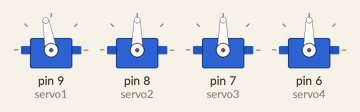
Bench run of a sketch on a simulated Arduino Uno, built with avr-gcc and run on an emulated ATmega328P. Parts: 4 × servo.

Above: at 0.15 s.
Timing chart, 0 to 1.8 s (numbered marks = the images above):
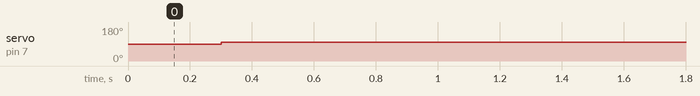

Measured:
- by itself, servo on pin 7 (servo3): 90° → 100° at 0.30 s

The sketch:

FigureEight.ino
```cpp
#include <Servo.h>

Servo servo1;  //create servo
Servo servo2;  //create servo
Servo servo3;  //create servo
Servo servo4;  //create servo

void setup()
{
   servo1.attach(9);   //servo is connected to digital output 9
   servo2.attach(8);   //servo is connected to digital output 8
   servo3.attach(7);   //servo is connected to digital output 7
   servo4.attach(6);   //servo is connected to digital output 6
}

void loop()
{
   servo1.write(0);  //0 – 180 for older Vex motors. 15 – 165 for new type.
   servo1.write(100);
   delay(300);  //one full circle
   servo3.write(0);
   servo3.write(100);
   delay(300); //second full circle
}
```
